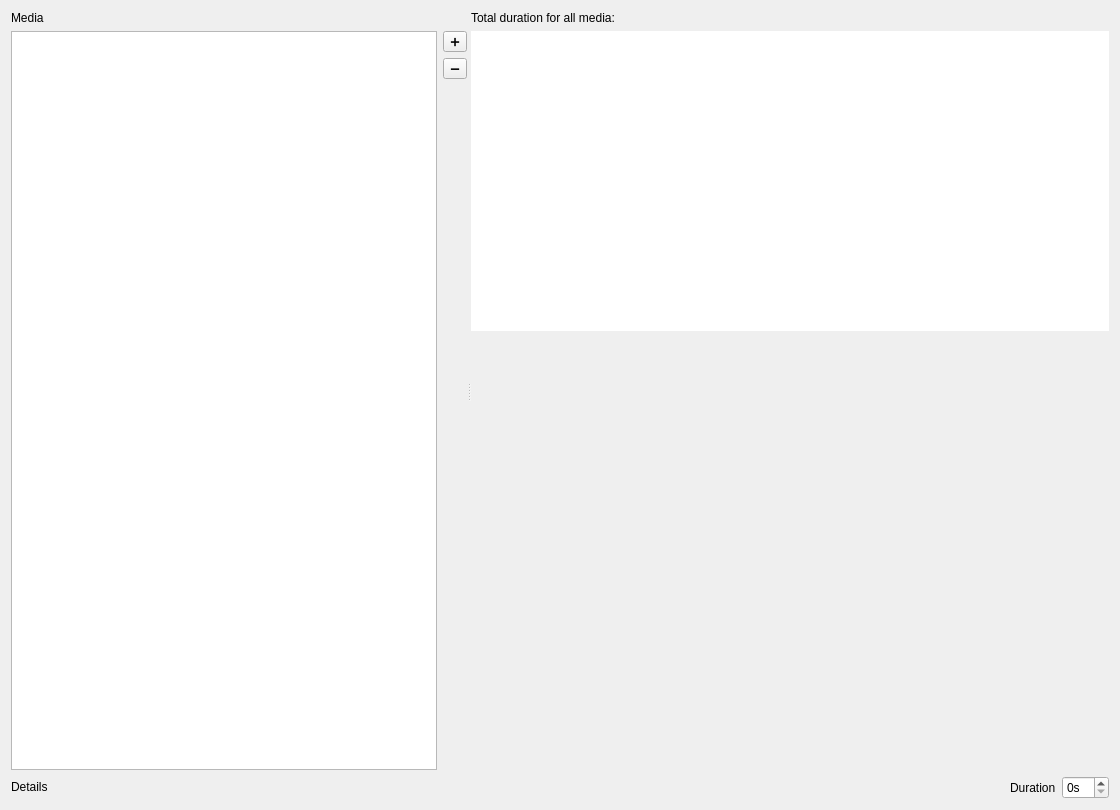
<?xml version="1.0" encoding="UTF-8"?>
<ui version="4.0">
 <class>MediaListWidgetBase</class>
 <widget class="QWidget" name="MediaListWidgetBase">
  <property name="geometry">
   <rect>
    <x>0</x>
    <y>0</y>
    <width>1120</width>
    <height>810</height>
   </rect>
  </property>
  <property name="windowTitle">
   <string>Form</string>
  </property>
  <layout class="QGridLayout" name="gridLayout_4">
   <item row="0" column="0" colspan="3">
    <widget class="QSplitter" name="splitter">
     <property name="orientation">
      <enum>Qt::Horizontal</enum>
     </property>
     <widget class="QWidget" name="layoutWidget">
      <layout class="QGridLayout" name="gridLayout">
       <item row="0" column="0">
        <widget class="QLabel" name="label">
         <property name="text">
          <string>Media</string>
         </property>
         <property name="wordWrap">
          <bool>true</bool>
         </property>
        </widget>
       </item>
       <item row="1" column="0" rowspan="3">
        <widget class="QListWidget" name="media_list">
         <property name="sizePolicy">
          <sizepolicy hsizetype="MinimumExpanding" vsizetype="MinimumExpanding">
           <horstretch>0</horstretch>
           <verstretch>0</verstretch>
          </sizepolicy>
         </property>
         <property name="dragEnabled">
          <bool>true</bool>
         </property>
         <property name="dragDropMode">
          <enum>QAbstractItemView::InternalMove</enum>
         </property>
         <property name="alternatingRowColors">
          <bool>true</bool>
         </property>
         <property name="viewMode">
          <enum>QListView::ListMode</enum>
         </property>
        </widget>
       </item>
       <item row="1" column="1">
        <widget class="QToolButton" name="add_media">
         <property name="text">
          <string>➕</string>
         </property>
        </widget>
       </item>
       <item row="2" column="1">
        <widget class="QToolButton" name="remove_media">
         <property name="text">
          <string>➖</string>
         </property>
        </widget>
       </item>
       <item row="3" column="1">
        <spacer name="verticalSpacer">
         <property name="orientation">
          <enum>Qt::Vertical</enum>
         </property>
         <property name="sizeHint" stdset="0">
          <size>
           <width>20</width>
           <height>71</height>
          </size>
         </property>
        </spacer>
       </item>
      </layout>
     </widget>
     <widget class="QWidget" name="layoutWidget">
      <layout class="QGridLayout" name="gridLayout_3">
       <item row="0" column="0">
        <widget class="QLabel" name="total_duration_label">
         <property name="text">
          <string>Total duration for all media:</string>
         </property>
        </widget>
       </item>
       <item row="1" column="0">
        <layout class="QGridLayout" name="gridLayout_2">
         <item row="0" column="0">
          <widget class="QLabel" name="preview">
           <property name="sizePolicy">
            <sizepolicy hsizetype="Fixed" vsizetype="Fixed">
             <horstretch>0</horstretch>
             <verstretch>0</verstretch>
            </sizepolicy>
           </property>
           <property name="minimumSize">
            <size>
             <width>400</width>
             <height>300</height>
            </size>
           </property>
           <property name="maximumSize">
            <size>
             <width>9999</width>
             <height>9999</height>
            </size>
           </property>
           <property name="autoFillBackground">
            <bool>false</bool>
           </property>
           <property name="styleSheet">
            <string notr="true">background-color: white;</string>
           </property>
           <property name="frameShadow">
            <enum>QFrame::Raised</enum>
           </property>
           <property name="midLineWidth">
            <number>1</number>
           </property>
           <property name="text">
            <string/>
           </property>
           <property name="scaledContents">
            <bool>true</bool>
           </property>
           <property name="wordWrap">
            <bool>true</bool>
           </property>
           <property name="textInteractionFlags">
            <set>Qt::LinksAccessibleByMouse|Qt::TextSelectableByMouse</set>
           </property>
          </widget>
         </item>
         <item row="1" column="0">
          <spacer name="verticalSpacer_2">
           <property name="orientation">
            <enum>Qt::Vertical</enum>
           </property>
           <property name="sizeType">
            <enum>QSizePolicy::MinimumExpanding</enum>
           </property>
           <property name="sizeHint" stdset="0">
            <size>
             <width>20</width>
             <height>108</height>
            </size>
           </property>
          </spacer>
         </item>
        </layout>
       </item>
      </layout>
     </widget>
    </widget>
   </item>
   <item row="1" column="0">
    <widget class="QLabel" name="details_label">
     <property name="sizePolicy">
      <sizepolicy hsizetype="MinimumExpanding" vsizetype="Preferred">
       <horstretch>0</horstretch>
       <verstretch>0</verstretch>
      </sizepolicy>
     </property>
     <property name="text">
      <string>Details</string>
     </property>
     <property name="wordWrap">
      <bool>true</bool>
     </property>
     <property name="textInteractionFlags">
      <set>Qt::LinksAccessibleByMouse|Qt::TextSelectableByMouse</set>
     </property>
    </widget>
   </item>
   <item row="1" column="1">
    <widget class="QLabel" name="duration_label">
     <property name="text">
      <string>Duration</string>
     </property>
    </widget>
   </item>
   <item row="1" column="2">
    <widget class="QSpinBox" name="duration">
     <property name="suffix">
      <string>s</string>
     </property>
    </widget>
   </item>
  </layout>
 </widget>
 <resources/>
 <connections/>
</ui>
